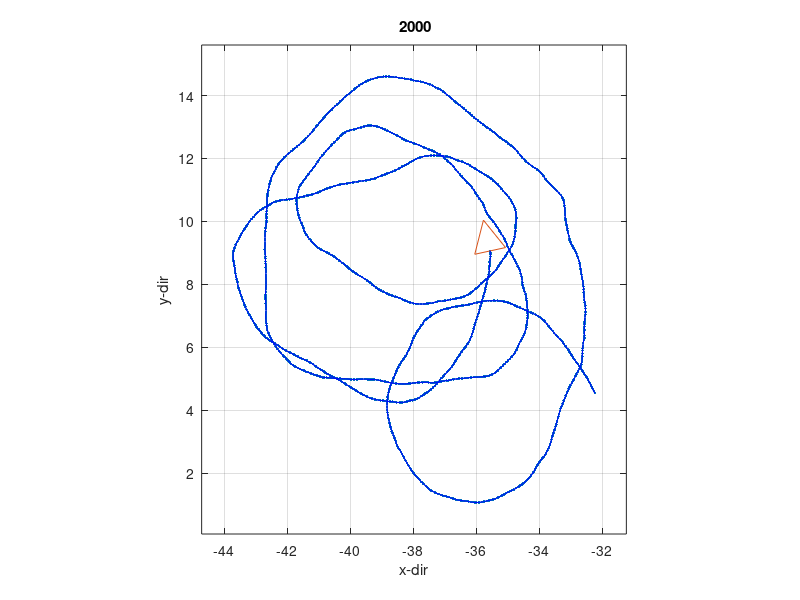

Source code (MATLAB): (Note: this script raises an error after producing the figure.)
%neural network
function []=neural_network()

clc; clear all; close all; dbstop if error;

% generate/simulate car movement
Rng=30;
T=2000; dt=0.5; 
x=randn*Rng; y=randn*Rng; q=randn*pi;
% prpare graphics
fig1=MyFigure;
[Car.Pose,Car.Shape]=CarShape(x(1),y(1),q(1));
hdL.Pose=plot(x,y);
grid on; hold on; axis equal;
hdL.Shape=plot(Car.Shape.x,Car.Shape.y);
% vel and turn command bounds 
vLB=0; vUB=0.2;
wLB=-pi/20; wUB=+pi/15;
% vel and turn command
[v,w]=GetVW(T,vLB,vUB,wLB,wUB);
% simulation loop
[x,y,q]=MathLoop(dt,T,x,y,q,v,w);
[Car]=ShowPath(hdL,Car,T,Rng,x,y,q);
% collected neural network training data
dx=diff(x); dy=diff(y); dq=wrapToPi(diff(q));
x(end)=[]; y(end)=[]; q(end)=[];
PlotThreeVar(dx,dy,dq,'dx','dy','d\theta','Target data');

% NN model of car movement
inputs=[v; w; q];
targets=[dx; dy; dq];
% network structure, you hvae to decide the number of neurons in the hidden
% layer
hiddenLayerSize =[10,7,7];
net=fitnet(hiddenLayerSize);
net=configure(net,inputs,targets);
% training arrangement, you have to decide how to arrange training samples
net.divideParam.trainRatio =70/100;
net.divideParam.valRatio = 15/100;
net.divideParam.testRatio = 15/100;
% train network
[net,tr]=train(net,inputs,targets);
% evaluate network
outputs=net(inputs);
errors=gsubtract(outputs,targets);
performance=perform(net,targets,outputs);
figure; plotperform(tr);
for k=1:size(errors,1)
  figure; ploterrhist(errors(k,:),'bins',30);
end
disp(net); %view(net);

% supposed real-world loop
fig2=MyFigure;
% drive commands, you have to use commands different from traingin
vLB=0; vUB=0.20;
wLB=-pi/21; wUB=+pi/16;
[v,w]=GetVW(T,vLB,vUB,wLB,wUB);
[x,y,q]=MathLoop(dt,T,x,y,q,v,w);
plot(x,y,'b'); hold on; grid on; axis equal;  drawnow;
x_o=x; y_o=y; q_o=q;
for k=1:T-1% use NN model
  outputs=net([v(k); w(k); q(k)]);
  x(k+1)=outputs(1)+x(k); 
  y(k+1)=outputs(2)+y(k); 
  q(k+1)=outputs(3)+q(k);
  q(k+1)=q(k+1);
  if mod(k,100)==0
    title(sprintf('%5.0f',k)); drawnow;
  end
end
title(sprintf('%5.0f',k+1));
plot(x,y,'r'); drawnow;
hdL=legend('Maths','NN','location','best');
[Car.Pose,Car.Shape]=CarShape(x_o(end),y_o(end),q_o(end));
plot(Car.Shape.x,Car.Shape.y,'b');
[Car.Pose,Car.Shape]=CarShape(x(end),y(end),q(end));
plot(Car.Shape.x,Car.Shape.y,'r'); drawnow;
set(hdL,'string',{'Maths','NN'});
miX=min(x); miY=min(y); mxX=max(x); mxY=max(y);
axis([miX mxX miY mxY]+[-1 1 -1 1]);
xlabel('x-dir'); ylabel('y-dir'); drawnow;
PlotThreeVar(x_o-x,y_o-y,q_o-q,'x-err','y-err','\theta-err','Comparison');


function [x,y,q]=MathLoop(dt,T,x,y,q,v,w)
for k=1:T-1
  x(k+1)=x(k)+v(k)*dt*cos(q(k));
  y(k+1)=y(k)+v(k)*dt*sin(q(k));
  q(k+1)=q(k)+w(k)*dt;
  q(k+1)=q(k+1);
end

function [v,w]=GetVW(T,vLB,vUB,wLB,wUB)
v=rand(1,T-1)*(vUB-vLB)+vLB;
w=rand(1,T-1)*(wUB-wLB)+wLB; 

function [Car]=ShowPath(hdL,Car,T,Rng,x,y,q)
for k=1:T-1
  [Car.Pose(k+1,:),Car.Shape(k+1)]=...
    CarShape(x(k+1),y(k+1),q(k+1));
  set(hdL.Pose,'xdata',Car.Pose(:,1),'ydata',Car.Pose(:,2));
  set(hdL.Shape,'xdata',Car.Shape(k+1).x,'ydata',Car.Shape(k+1).y);
  if mod(k,100)==0
    title(sprintf('%5.0f',k));
  end
  drawnow;
end
title(sprintf('%5.0f',k+1));
miX=min(Car.Pose(:,1)); miY=min(Car.Pose(:,2));
mxX=max(Car.Pose(:,1)); mxY=max(Car.Pose(:,2));
plot(Car.Pose(:,1),Car.Pose(:,2),'b')
axis([miX mxX miY mxY]+[-1 1 -1 1]); axis equal;
xlabel('x-dir'); ylabel('y-dir'); drawnow;

function []=PlotThreeVar(dx,dy,dq,txt_x,txt_y,txt_q,txt_title)
figure; 
subplot(3,1,1); plot(dx); grid on; ylabel(txt_x); title(txt_title);
subplot(3,1,2); plot(dx); grid on; ylabel(txt_y);
subplot(3,1,3); plot(dq); grid on; ylabel(txt_q); xlabel('Sample');
drawnow;

function [miX,mxX,miY,mxY]=FinalPlot(Car)
miX=min(Car.Pose(:,1)); miY=min(Car.Pose(:,2));
mxX=max(Car.Pose(:,1)); mxY=max(Car.Pose(:,2));
plot(Car.Pose(:,1),Car.Pose(:,2),'b')
axis([miX mxX miY mxY]+[-1 1 -1 1]); axis equal;
xlabel('x-dir'); ylabel('y-dir');

function [CarPose,CarShape]=CarShape(x,y,q)
L=1; W=0.5;
CarPose=[x y q];
Rot=[cos(q) -sin(q); sin(q) cos(q)];
xy=Rot*[L 0 0 L; 0 W -W 0];
CarShape.x=xy(1,:)+x;
CarShape.y=xy(2,:)+y;

function [fig]=MyFigure()
fig=figure;
set(fig,'units','normalized','position',...
  [rand*0.2+0.2 rand*0.2+0.2 0.30 0.45]);


